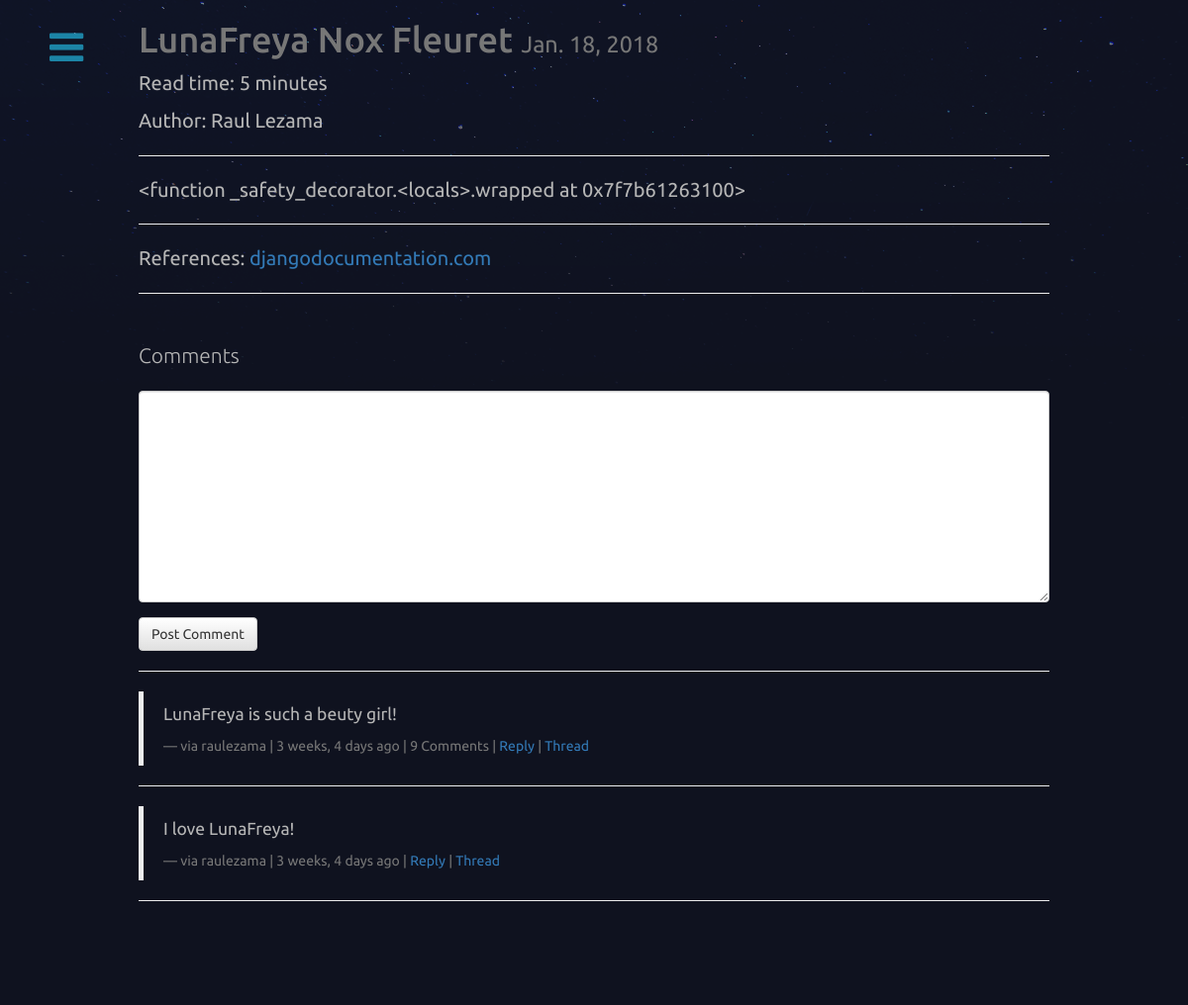
/lunafreya-nox-fleuret/ (signed in), run on the app's committed database.
### posts/models.py (models this page shows, shortened)
class Post(models.Model):
    user = models.ForeignKey(settings.AUTH_USER_MODEL, default=1)
    title = models.CharField(max_length=120)
    slug = models.SlugField(unique=True)
    image = models.ImageField(upload_to=upload_location, #Use FileField for test or install Pillow from the beginning for ImageField
            null=True,
            blank=True,
            width_field ="width_field",
            height_field ="height_field") #Shows in the admin the height and width of the uploaded picture / It does not work with FileField
    height_field = models.IntegerField(default=0)
    width_field = models.IntegerField(default=0)
    content = models.TextField()
    draft = models.BooleanField(default= False)
    publish = models.DateField(auto_now=False, auto_now_add=False)
    read_time = models.IntegerField(default=0)#models.TimeField(null=True, blank=True)
    updated = models.DateTimeField(auto_now= True, auto_now_add = False)
    timestamp = models.DateTimeField(auto_now = False, auto_now_add=True)
    references = models.CharField(max_length = 300, blank=True, null=True)
    objects = PostManager() #Asigning a value of the new .all() parameter
    def get_absolute_url(self):
        return reverse("posts:detail", kwargs={"slug":self.slug})
    class Meta:
        ordering = ["-timestamp", "-updated"] #or by ID
    def get_markdown(self):
        content = self.content
        return mark_safe(markdown(content))
    @property
    def comments(self):
        instance = self
        qs = Comment.objects.filter_by_instance(instance)
        return qs
    @property
    def get_content_type(self):
        instance = self
        content_type = ContentType.objects.get_for_model(instance.__class__)
        return content_type

### comments/models.py (models this page shows, shortened)
class Comment(models.Model):
    user = models.ForeignKey(settings.AUTH_USER_MODEL, default=1)
    content_type = models.ForeignKey(ContentType, on_delete=models.CASCADE)
    object_id = models.PositiveIntegerField()
    content_object = GenericForeignKey('content_type', 'object_id') #In this case is gonna be a postObject
    parent = models.ForeignKey("self", null=True, blank=True)
    content = models.TextField()
    timestamp = models.DateTimeField(auto_now_add=True)
    objects = CommentManager()
    class Meta:
        ordering = ['timestamp']
    def get_absolute_url(self):
        return reverse("comments:thread", kwargs={"id":self.id})
    def children(self): #replies
        return Comment.objects.filter(parent=self)

### posts/views.py (the view, shortened to what this page needs)
# urls.py: url(r'^(?P<slug>[\w-]+)/$', views.post_detail, name= 'detail'),
def post_detail(request, slug=None):
    instance = get_object_or_404(Post, slug=slug)
    if instance.draft or instance.publish > timezone.now().date():
        if not request.user.is_staff or not request.user.is_superuser:
            raise Http404
    share_string = quote_plus(instance.content)
    initial_data = {
            "content_type": instance.get_content_type,
            "object_id": instance.id
    }
    form = CommentForm(request.POST or None, initial=initial_data)
    comments = instance.comments #Comment.objects.filter_by_instance(instance) with the qs of the commentsManager
    context = {
        "title":instance.title,
        "instance": instance,
        "share_string": share_string,
        "comments":comments,
        "comment_form":form,
    }
    return render(request, "post_detail.html",context)

### comments/forms.py
class CommentForm(forms.Form):
    content_type = forms.CharField(widget = forms.HiddenInput)
    object_id = forms.IntegerField(widget= forms.HiddenInput)
    content = forms.CharField(label= '',widget= forms.Textarea)

### comments/models.py (called while the page is built)
    def filter_by_instance(self, instance):
        content_type = ContentType.objects.get_for_model(instance.__class__)
        obj_id = instance.id
        qs = super(CommentManager, self).filter(content_type=content_type, object_id= obj_id).filter(parent=None) #comment.objects
        return qs

### posts/templatetags/urlify.py (called while the page is built)
@register.filter
def urlify(value):
    return quote_plus(value)

### templates/post_detail.html (shortened to what this page needs)
{% extends "base.html" %}
{% load urlify %}
{% load crispy_forms_tags %}
{% block content %}
<div class="col-lg-10 col-lg-offset-1 col-md-12 col-sm-12 ">
    <h1> {{ title }} <small>{% if instance.draft %}<span style="color:red;">Draft </span>{% endif %}{{ instance.publish }}</small></h1>
    <p>Read time:  {% if instance.read_time <= 1 %}Less than 1 minute {% else %}{{ instance.read_time }} minutes {% endif %}</p>
    {% if instance.user.get_full_name %}
        <p>Author: {{ instance.user.get_full_name }}</p>
    {% endif %}
    <p><div class="fb-like" data-href="{{ request.build_absolute_uri }}" data-layout="button_count" data-action="like" data-size="small" data-show-faces="false" data-share="true"></div><hr></p>
        <div class="row">
        <div class="col-sm-12">
       <div class="post-detail-item">{{ instance.get_markdown }}</div>
        <hr>
        <p>References: <a href="{{ instance.references }}">{{ instance.references }}</a></p>
        <hr>
        <br/>
        <div>
            <p class="lead">Comments</p>
            {% if request.user.is_authenticated %}
            <form action="." method="POST">
            {{ comment_form|crispy }}
            <input type="submit" value="Post Comment" class="btn btn-default">
            </form>
            {% else %}
            <p>You must login to comment </p>
            {% endif %}
            <hr/>
            {% for comment in comments %}
            <blockquote class="blockquote">
                <p class="mb-0">{{ comment.content }}</p>
                <footer class="blockquote-footer">via {{ comment.user }} | {{ comment.timestamp|timesince }} ago | {% if comment.children.count > 0 %} {{ comment.children.count }} Comment{% if comment.children.count > 1 %}s{% endif %}  | {% endif %} <a class="comment-reply-btn" href="#">Reply</a> | <a class="" href="{{ comment.get_absolute_url }}">Thread</a></footer>
            </blockquote>
                <hr/>
            {% endfor %}
            <br>
            <br>
            <br>
        </div>
        </div>
        </div>
        </div>
{% endblock content %}

### static/css/base.css (style rules this page uses)
h1 { color:#777777; }
body { background-color: #0f121f; background-image: url(/static/stars.png); background-attachment: fixed; background-repeat: no-repeat; background-size: 100%; text-align: justify; color: #b6b6b6; font-size: 2em; overflow-x: hidden; margin:0; padding:0; }
body * { font-family: Ubuntu; }

### data on the page
Post: title "LunaFreya Nox Fleuret", publish "Jan. 18, 2018", read_time "5", user.get_full_name "Raul Lezama", get_markdown "<function _safety_decorator.<locals>.wrapped at 0x7f7b61263100>", references "djangodocumentation.com"
Comment: content "LunaFreya is such a beuty girl!", user "raulezama", timestamp "3 weeks, 4 days", children.count "9"
Comment: content "I love LunaFreya!", user "raulezama", timestamp "3 weeks, 4 days"
